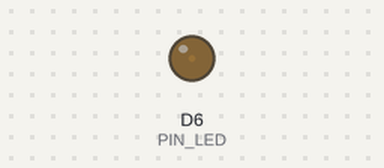
Simulated run of this sketch. Board: ESP8266 (NodeMCU). On the bench: output pins drawn as LEDs (lit = HIGH).

Above: at 0.05 s.
At 0.85 s:
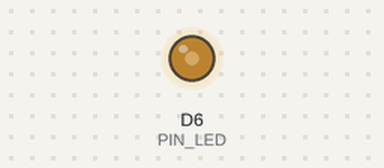
At 1.65 s:
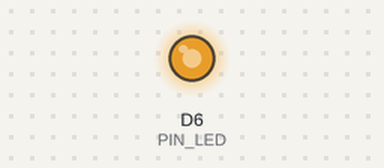
At 4.1 s:
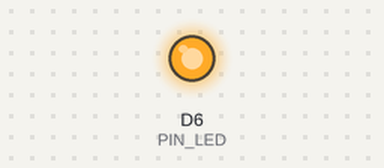
Timing chart, 0 to 5.3 s (numbered marks = the images above):
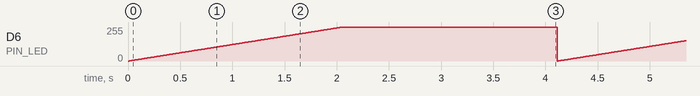

Measured:
- by itself, D6 (PIN_LED): ramps from 0/255 to 255/255 and jumps back, once every 4.1 s

The sketch:

BreathingLed.ino
```cpp
/**
 * 功能描述：ESP8266 PWM演示例程
 * @author 单片机菜鸟
 * @date 2018/10/25
 */

#define PIN_LED D6

void setup() {
  // 这里开始写初始化代码，只会执行一次
  pinMode(PIN_LED,OUTPUT);
  analogWrite(PIN_LED,0);
}

void loop() {
  //这里写运行代码，重复执行
  for(int val=0;val<1024;val++){
     //占空比不断增大  亮度渐亮
   analogWrite(PIN_LED,val);
   delay(2);
  }

  for(int val=1023;val>=0;val--){
     //占空比不断变小  亮度渐暗
   analogWrite(PIN_LED,1023);
   delay(2);
  }
}
```
